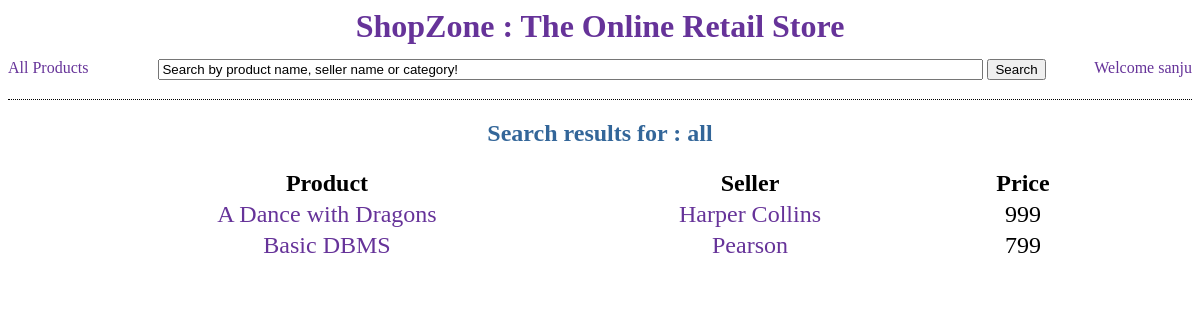
Before: /shop/by_search/all/ with the older database file.
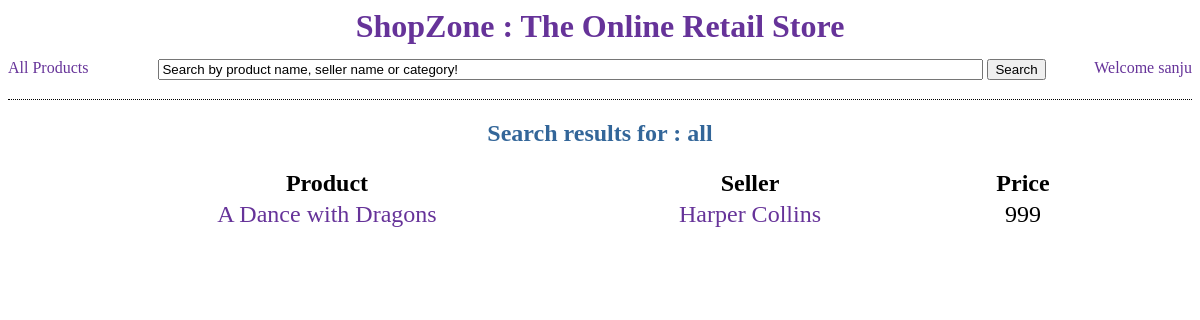
After: the same page with the newer database file.
### store/models.py (models this page shows, shortened)
class Product(models.Model):
    product_name = models.CharField(max_length=30)
    number_sold = models.IntegerField(default=0)
    price = models.IntegerField(default=0)
    description = models.CharField(max_length=50)
    category = models.ForeignKey(SubCategory)
    seller = models.ForeignKey(Seller)

class Seller(models.Model):
    seller_name = models.CharField(max_length=15)
    address = models.CharField(max_length=50)
    def __str__(self):
        return self.seller_name

### store/views.py (the view)
# urls.py: url(r'^by_search/(?P<sub_category>\w+)/$', views.search),
def search(request, sub_category): ##T2 done.
	try:
		if user is None:
			return HttpResponseRedirect('/shop/login/')
	except:
		return HttpResponseRedirect('/shop/login/')
	products = Product.objects.all().order_by('product_name')
	pattern = ""
	for i in sub_category:
		pattern += '[' + i.lower() + i.upper() + ']'
	all_products_list = []
	for i in products:
		if check_match(pattern, i) == True:
			all_products_list.append(i)
	if sub_category == "all":
		all_products_list = Product.objects.all()
	context = {'all_products_list':all_products_list,
			   'product_category':sub_category,
			   'from_search':True,
			   'user':user}
	return render(request, 'store/by_search.html', context)

### store/views.py (called while the page is built)
def check_match(pattern, i): ## T2 Done.
	if re.search(pattern, i.product_name) is not None:
		return True
	if re.search(pattern, i.seller.seller_name) is not None:
		return True
	if re.search(pattern, i.category.category.category_name) is not None:
		return True
	if re.search(pattern, i.category.sub_category_name) is not None:
		return True
	return False

### store/templates/store/by_search.html (shortened to what this page needs)
<html>
	<head>
	</head>
	{% include "store/top.html" %}
		<div>
			<h2 align="center" style="color:#336699">
			{% if from_search %}
				Search results for : {{ product_category }}
			{% else %}
				Category : {{ product_category }}
			{% endif %} </h2>
		</div>
		<div style="font-size:1.5em;">
			{% if all_products_list %}
				<table align="center" style="font-size:1em;" border=0>
					<tr align="center">
						<th style="width:500px;">Product</th>
						<th style="padding-left:20px; width:300px;">Seller</th>
						<th style="padding-left:20px; width:200px;">Price</th>
					</tr>
					{% for product in all_products_list %}
						<tr align="center">
							<td> <a href="/shop/{{ product.id }}/"><div class="linkdiv">{{ product.product_name }}</a></div></td>
							<td style="padding-left:20px"><a href="/shop/seller/{{ product.seller.pk }}/"><div class="linkdiv">{{ product.seller }}</a></div></td>
							<td style="padding-left:20px"> {{ product.price }} </td>
						</tr>
					{% endfor %}
			{% else %}
				<p>No products are available.</p>
			{% endif %}
	{% include "store/bottom.html" %}

Changed rows visible on the page:
removed Product: product_name "Basic DBMS", seller "Pearson", price "799"
